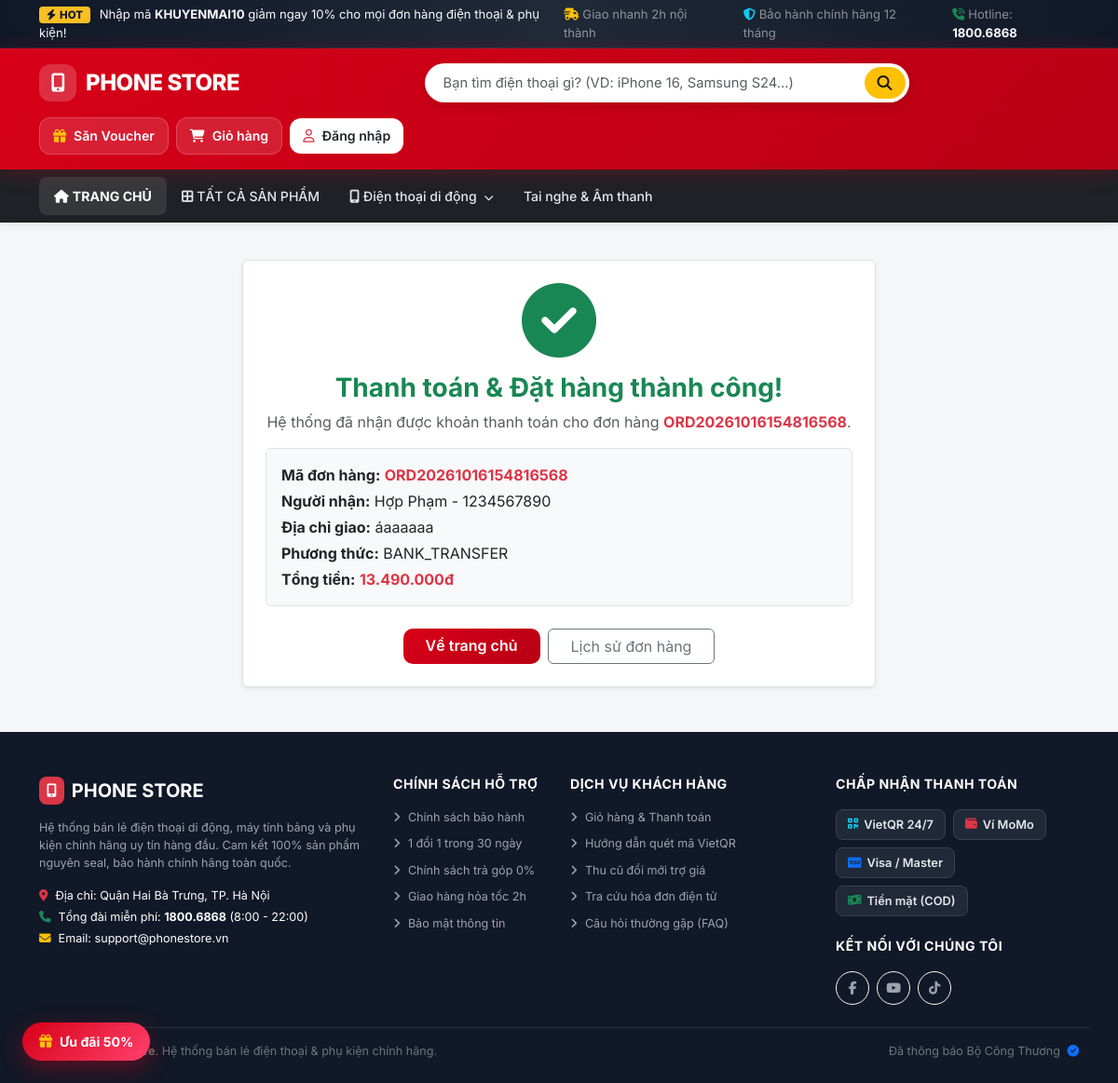
The page /order-success.php?code=ORD20261016154816568 on the database its author committed.
### tables this page shows
CREATE TABLE `categories` (
  `id` int(11) NOT NULL,
  `name` varchar(100) NOT NULL,
  `slug` varchar(100) NOT NULL,
  `status` enum('active','hidden') NOT NULL DEFAULT 'active'
);

CREATE TABLE `orders` (
  `id` int(11) NOT NULL,
  `order_code` varchar(50) NOT NULL,
  `user_id` int(11) DEFAULT NULL,
  `customer_name` varchar(100) NOT NULL,
  `customer_phone` varchar(20) NOT NULL,
  `shipping_address` text NOT NULL,
  `note` text DEFAULT NULL,
  `subtotal` decimal(12,0) NOT NULL,
  `discount_amount` decimal(12,0) DEFAULT 0,
  `shipping_fee` decimal(12,0) DEFAULT 0,
  `total_amount` decimal(12,0) NOT NULL,
  `payment_method` varchar(50) NOT NULL,
  `payment_status` enum('pending','paid','failed') DEFAULT 'pending',
  `order_status` enum('pending','confirmed','processing','shipping','completed','cancelled') DEFAULT 'pending',
  `created_at` datetime DEFAULT current_timestamp()
);

### config/db.php (called while the page is built, shortened)
<?php
function format_vnd($amount) {
    return number_format($amount, 0, ',', '.') . 'đ';
}
?>

### order-success.php (the view, shortened to what this page needs)
<?php
require_once __DIR__ . '/config/db.php';
$code =$_GET['code'] ?? '';
$stmt =$pdo->prepare("SELECT * FROM orders WHERE order_code = :code");
$stmt->execute([':code' =>$code]);
$order =$stmt->fetch();
$showPaid = false;
if ($order['payment_status'] === 'paid' || in_array($order['order_status'], ['confirmed', 'processing', 'shipping', 'completed'], true)) {$showPaid = true;
}
require_once __DIR__ . '/includes/header.php';
?>
<div class="bg-white p-4 text-center rounded shadow-sm border mx-auto mt-3" style="max-width: 680px;">
    <div id="paid-section" style="<?= $showPaid ? '' : 'display: none;' ?>">
        <i class="fa-solid fa-circle-check text-success display-1 mb-3"></i>
        <h3 class="fw-bold text-success">Thanh toán & Đặt hàng thành công!</h3>
        <p class="text-muted">Hệ thống đã nhận được khoản thanh toán cho đơn hàng <strong class="text-danger"><?= htmlspecialchars($order['order_code']) ?></strong>.</p>
    </div>
    <div class="p-3 bg-light rounded text-start my-3 border">
        <p class="mb-1"><strong>Mã đơn hàng:</strong> <span class="text-danger fw-bold"><?= htmlspecialchars($order['order_code']) ?></span></p>
        <p class="mb-1"><strong>Người nhận:</strong> <?= htmlspecialchars($order['customer_name']) ?> - <?= htmlspecialchars($order['customer_phone']) ?></p>
        <p class="mb-1"><strong>Địa chỉ giao:</strong> <?= htmlspecialchars($order['shipping_address']) ?></p>
        <p class="mb-1"><strong>Phương thức:</strong> <?= htmlspecialchars($order['payment_method']) ?></p>
        <p class="mb-0"><strong>Tổng tiền:</strong> <span class="text-danger fw-bold"><?= format_vnd($order['total_amount']) ?></span></p>
    </div>
    <div class="d-flex justify-content-center gap-2 mt-4">
        <a href="index.php" class="btn btn-primary-custom px-4">Về trang chủ</a>
        <a href="orders.php" class="btn btn-outline-secondary px-4">Lịch sử đơn hàng</a>
    </div>
</div>
<?php require_once __DIR__ . '/includes/footer.php'; ?>

### includes/header.php (shortened to what this page needs)
<?php
require_once __DIR__ . '/../config/db.php';
$nav_categories = [];
try {
    $stmt_cat = $pdo->query("SELECT * FROM categories ORDER BY name ASC");
    $nav_categories = $stmt_cat->fetchAll(PDO::FETCH_ASSOC);
    $nav_categories = array_filter($nav_categories, function ($c) {
        return !isset($c['status']) || $c['status'] === 'active';
    });
} catch (Exception $e) {
    $nav_categories = [];
}
$user_logged = $_SESSION['user'] ?? null;
$user_display_name = $user_logged['fullname'] ?? $user_logged['name'] ?? $_SESSION['fullname'] ?? $_SESSION['username'] ?? null;
$is_admin = ($user_logged['role'] ?? $_SESSION['role'] ?? $_SESSION['user_role'] ?? '') === 'admin';
?>
<!DOCTYPE html>
<html lang="vi">
<head>
    <link href="https://cdn.jsdelivr.net/npm/bootstrap@5.3.2/dist/css/bootstrap.min.css" rel="stylesheet">
    <link href="https://cdnjs.cloudflare.com/ajax/libs/font-awesome/6.5.1/css/all.min.css" rel="stylesheet">
</head>
<body>
<div class="top-promo-bar d-none d-md-block">
    <div class="container d-flex justify-content-between align-items-center">
        <div>
            <span class="top-promo-badge"><i class="fa-solid fa-bolt me-1"></i>HOT</span>
            <span>Nhập mã <strong>KHUYENMAI10</strong> giảm ngay 10% cho mọi đơn hàng điện thoại & phụ kiện!</span>
        </div>
        <div class="d-flex gap-4 text-white-50">
            <span><i class="fa-solid fa-truck-fast text-warning me-1"></i>Giao nhanh 2h nội thành</span>
            <span><i class="fa-solid fa-shield-halved text-info me-1"></i>Bảo hành chính hãng 12 tháng</span>
            <span><i class="fa-solid fa-phone-volume text-success me-1"></i>Hotline: <strong class="text-white">1800.6868</strong></span>
        </div>
    </div>
</div>
<header class="main-header py-3">
    <div class="container">
        <div class="d-flex flex-wrap align-items-center justify-content-between gap-3">
            <a href="index.php" class="brand-logo">
                <span class="brand-logo-icon"><i class="fa-solid fa-mobile-screen-button"></i></span>
                <span>PHONE STORE</span>
            </a>
            <form action="index.php" method="GET" class="search-wrapper mx-auto">
                <input type="text" name="search" class="form-control"
                       placeholder="Bạn tìm điện thoại gì? (VD: iPhone 16, Samsung S24...)"
                       value="<?= htmlspecialchars($_GET['search'] ?? $_GET['q'] ?? '') ?>">
                <button type="submit" class="btn-search" title="Tìm kiếm">
                    <i class="fa-solid fa-magnifying-glass"></i>
                </button>
            </form>
            <div class="d-flex align-items-center gap-2">
                <button type="button" class="header-action-btn d-none d-xl-inline-flex" onclick="openPromoModal()">
                    <i class="fa-solid fa-gift text-warning"></i>
                    <span>Săn Voucher</span>
                </button>
                <a href="cart.php" class="header-action-btn position-relative">
                    <i class="fa-solid fa-cart-shopping"></i>
                    <span>Giỏ hàng</span>
                </a>
                <?php if ($user_display_name || isset($_SESSION['user_id']) || isset($_SESSION['user'])): ?>
                    <div class="dropdown">
                        <a href="#" class="header-action-btn bg-white text-dark border-0 dropdown-toggle" data-bs-toggle="dropdown">
                            <i class="fa-solid fa-circle-user text-danger"></i>
                            <span><?= htmlspecialchars($user_display_name ?? 'Tài khoản') ?></span>
                        </a>
                        <ul class="dropdown-menu dropdown-menu-end shadow border-0 rounded-3 mt-2">
                            <?php if ($is_admin): ?>
                                <li><a class="dropdown-item fw-semibold text-danger" href="admin/index.php"><i class="fa-solid fa-gauge-high me-2"></i>Quản trị hệ thống</a></li>
                                <li><hr class="dropdown-divider"></li>
                            <?php endif; ?>
                            <?php if (file_exists(__DIR__ . '/../my_orders.php')): ?>
                                <li><a class="dropdown-item" href="my_orders.php"><i class="fa-solid fa-box-open me-2 text-primary"></i>Đơn hàng của tôi</a></li>
                            <?php elseif (file_exists(__DIR__ . '/../orders.php')): ?>
                                <li><a class="dropdown-item" href="orders.php"><i class="fa-solid fa-box-open me-2 text-primary"></i>Đơn hàng của tôi</a></li>
                            <?php endif; ?>
                            <?php if (file_exists(__DIR__ . '/../profile.php')): ?>
                                <li><a class="dropdown-item" href="profile.php"><i class="fa-solid fa-user-gear me-2 text-secondary"></i>Thông tin cá nhân</a></li>
                            <?php endif; ?>
                            <li><hr class="dropdown-divider"></li>
                            <li><a class="dropdown-item text-danger" href="logout.php"><i class="fa-solid fa-right-from-bracket me-2"></i>Đăng xuất</a></li>
                        </ul>
                    </div>
                <?php else: ?>
                    <a href="login.php" class="header-action-btn bg-white text-dark border-0">
                        <i class="fa-regular fa-user text-danger"></i>
                        <span>Đăng nhập</span>
                    </a>
                <?php endif; ?>
            </div>
        </div>
    </div>
</header>
<nav class="category-navbar py-1 mb-4">
    <div class="container">
        <ul class="nav align-items-center flex-wrap py-1">
            <li class="nav-item">
                <a class="nav-link <?= empty($_GET['category_id']) && empty($_GET['category']) && empty($_GET['search']) ? 'active fw-bold' : '' ?>" href="index.php">
                    <i class="fa-solid fa-house me-1"></i>TRANG CHỦ
                </a>
            </li>
            <li class="nav-item">
                <a class="nav-link" href="index.php#all-products">
                    <i class="fa-solid fa-border-all me-1"></i>TẤT CẢ SẢN PHẨM
                </a>
            </li>
            <li class="nav-item">
                <div class="css-dropdown">
                    <a class="nav-link <?= (isset($_GET['category_id']) && (int)$_GET['category_id'] === 1) ? 'active fw-bold text-warning' : '' ?>"
                       href="index.php?category_id=1"
                       onclick="this.parentElement.classList.toggle('show'); return false;">
                        <i class="fa-solid fa-mobile-screen me-1"></i>Điện thoại di động <i class="fa-solid fa-chevron-down ms-1" style="font-size: 0.65rem;"></i>
                    </a>
                </div>
            </li>
            <?php if (!empty($nav_categories)): ?>
                <?php foreach ($nav_categories as $cat): ?>
                    <?php if ((int)$cat['id'] === 1) continue; ?>
                    <li class="nav-item">
                        <a class="nav-link <?= (isset($_GET['category_id']) && (int)$cat['id'] === (int)$_GET['category_id']) ? 'active fw-bold text-warning' : '' ?>"
                           href="index.php?category_id=<?= (int)$cat['id'] ?>">
                            <?= htmlspecialchars($cat['name']) ?>
                        </a>
                    </li>
                <?php endforeach; ?>
            <?php endif; ?>
        </ul>
    </div>
</nav>
<main class="container mb-5 flex-grow-1">

### includes/header.php (style rules this page uses)
:root { --primary-red: #d70018; --primary-red-dark: #b30014; --dark-nav: #1e2125; --bg-light-gray: #f4f6f8; --card-radius: 16px; }
body { font-family: 'Inter', -apple-system, BlinkMacSystemFont, sans-serif; background-color: var(--bg-light-gray); color: #212529; display: flex; flex-direction: column; min-height: 100vh; }
.top-promo-bar { background: linear-gradient(90deg, #111827, #1f2937, #111827); color: #f9fafb; font-size: 0.82rem; padding: 6px 0; border-bottom: 1px solid rgba(255,255,255,0.08); }
.top-promo-badge { background-color: #fbbf24; color: #111827; font-weight: 800; padding: 2px 8px; border-radius: 4px; font-size: 0.72rem; margin-right: 6px; text-transform: uppercase; }
.main-header { background: linear-gradient(135deg, #d70018 0%, #b80014 100%); position: sticky; top: 0; z-index: 1030; box-shadow: 0 4px 20px rgba(215, 0, 24, 0.25); }
.brand-logo { font-weight: 800; font-size: 1.5rem; letter-spacing: -0.5px; color: #fff !important; text-decoration: none; display: flex; align-items: center; gap: 10px; }
.brand-logo-icon { width: 40px; height: 40px; background: rgba(255, 255, 255, 0.18); border-radius: 12px; display: inline-flex; align-items: center; justify-content: center; font-size: 1.25rem; }
.search-wrapper { position: relative; max-width: 520px; width: 100%; }
.search-wrapper .form-control { border-radius: 50px; padding: 10px 55px 10px 20px; border: none; font-size: 0.92rem; box-shadow: 0 4px 12px rgba(0, 0, 0, 0.1); }
.search-wrapper .btn-search { position: absolute; right: 4px; top: 4px; bottom: 4px; border-radius: 50px; background: #ffc107; color: #111; border: none; width: 44px; display: flex; align-items: center; justify-content: center; transition: all 0.2s ease; }
.header-action-btn { color: #fff; text-decoration: none; padding: 8px 14px; border-radius: 12px; background: rgba(255, 255, 255, 0.12); border: 1px solid rgba(255, 255, 255, 0.2); font-size: 0.88rem; font-weight: 600; display: inline-flex; align-items: center; gap: 8px; transition: all 0.2s ease; }
.category-navbar { background-color: var(--dark-nav); box-shadow: 0 2px 10px rgba(0,0,0,0.08); position: relative; z-index: 1025; overflow: visible !important; }
.category-navbar .container, .category-navbar .nav, .category-navbar .nav-item { overflow: visible !important; }
.category-navbar .nav-link { color: #e5e7eb !important; font-size: 0.88rem; font-weight: 500; padding: 10px 16px !important; border-radius: 8px; transition: all 0.2s ease; }
.category-navbar .nav-link:hover, .category-navbar .nav-link.active { color: #fff !important; background-color: rgba(255, 255, 255, 0.1); }
.css-dropdown { position: relative; display: inline-block; }
.btn-primary-custom, .btn-danger { background: linear-gradient(135deg, #d70018 0%, #b80014 100%); border: none; color: #fff; font-weight: 600; border-radius: 10px; transition: all 0.25s ease; }

### rows shown on the page
categories: name "Tai nghe & Âm thanh"
orders: order_code "ORD20261016154816568", customer_name "Hợp Phạm", customer_phone "1234567890", shipping_address "áaaaaaa", payment_method "BANK_TRANSFER", total_amount "13.490.000đ"
